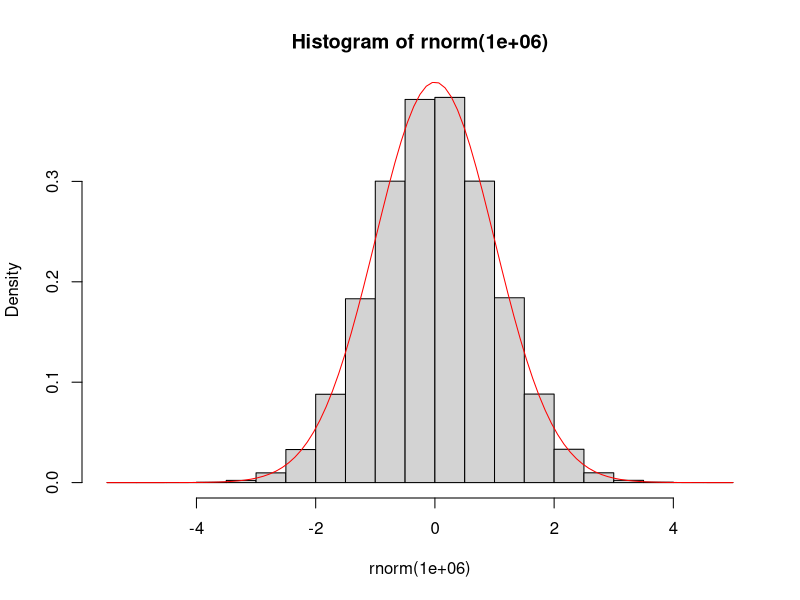
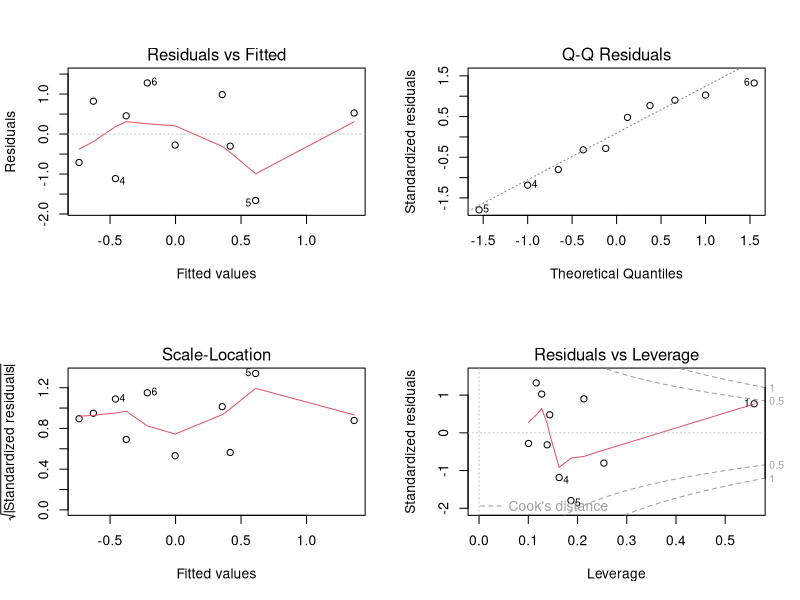

Recreate these plots in R, in order.
## -----------------------------------------------------------------------------
add1 <- function(a) {
  return(a+1)
}

add1(2)
add1(a = 3)


## -----------------------------------------------------------------------------
add <- function(a, b) {
  return(a+b)
}

add(1,1)
add(a = 2, b = 3)


## -----------------------------------------------------------------------------
add1(a = 1:2)
add(a = 1:2, b = 3:4)


## ---- eval=FALSE--------------------------------------------------------------
## add(a = 1:4, b = 1:2)


## -----------------------------------------------------------------------------
f <- function(first, second) {
  return(first/2 + second)
}

f(1,2)
f(1, second = 2)
f(first = 1, second = 2)
f(second = 2, 1) # I thought this was going to be an error
f(f = 1, s = 2)


## -----------------------------------------------------------------------------
add <- function(a, b = 1) {
  return(a+b)
}

add(a = 1)
add(a = 1:2)
add(a = 2:3, b =  2)
add(a = 3:4, b = -1)


## -----------------------------------------------------------------------------
hist(rnorm(1e6), probability = TRUE)
curve(dnorm(x), add = TRUE, col = 'red')




## -----------------------------------------------------------------------------
summary(c(TRUE,FALSE,TRUE))
summary(1:10)


## ---- eval=FALSE--------------------------------------------------------------
## ?summary


## -----------------------------------------------------------------------------
n <- 10
x <- rnorm(n)
y <- rnorm(n, x)
m <- lm(y~x) # a linear regression
summary(m)


## -----------------------------------------------------------------------------
class(m)


## -----------------------------------------------------------------------------
summary(m)
anova(m)
opar <- par(mfrow=c(2,2)); plot(m); par(opar)


## -----------------------------------------------------------------------------
a <- 1
f <- function() {
  return(a)
}
f()


## -----------------------------------------------------------------------------
f <- function() {
  a <- 2
  return(a)
}
f()
a


## -----------------------------------------------------------------------------
f <- function() {
  a <<- a + 1
  return(a)
}
a
f()
a


## -----------------------------------------------------------------------------
for (i in 1:3) {
  print(i)
}


## -----------------------------------------------------------------------------
i <- 0
while (i < 3) {
  i <- i + 1
  print(i)
}


## -----------------------------------------------------------------------------
for (i in 1:10) {
  if (i<5) {
    print(-i)
  } else {
    print(i*2)
  }
}


## -----------------------------------------------------------------------------
ifelse((1:10) < 5, "Less than 5", "Not less than 5")




## -----------------------------------------------------------------------------
x <- sample(0:3, size = 1e5, prob = c(.5,.25,.1,.15), replace = TRUE)


## -----------------------------------------------------------------------------
(m <- mean(x))
(s <- sd(x))
s^2 # variance


## -----------------------------------------------------------------------------
mean(x) + c(-1,1) * 
  qnorm(.95) * 
  sd(x) / sqrt( length(x) )




## -----------------------------------------------------------------------------
n <- 1e5
x <- runif(n)
y <- rnorm(n)
(p <- mean(x>y))


## -----------------------------------------------------------------------------
p + c(-1,1) * qnorm(.975) * sqrt(p*(1-p)/n)
